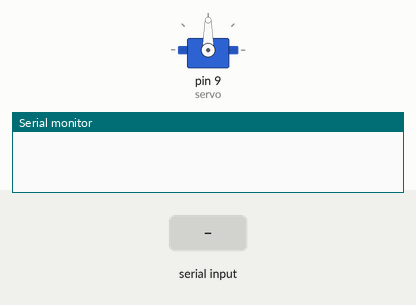
Simulated run of this sketch. Board: Arduino Uno, built with avr-gcc and run on an emulated ATmega328P. Parts: servo, the last lines printed to the serial monitor. The inputs (shaded band) are chosen by the test bench.

Above: at 1.2 s.
1.3 s: "90,45\n" received over Serial
At 3.0 s:
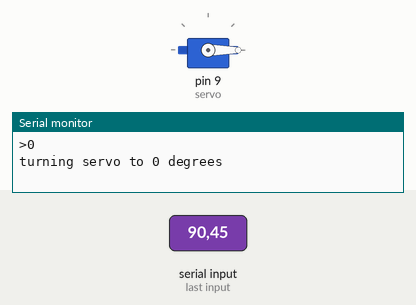
3.8 s: "1\n" received over Serial
At 4.6 s:
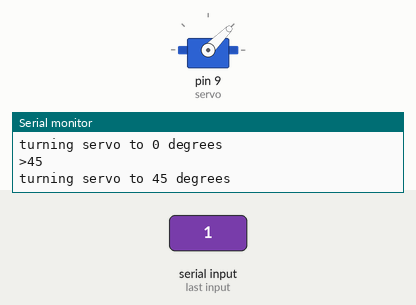
Timing chart, 0 to 6.8 s (numbered marks = the images above; inputs shaded):
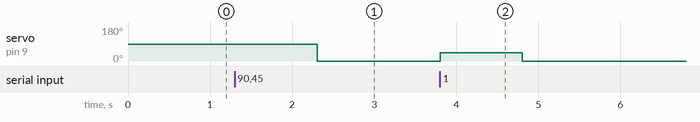

The sketch:

user_enter_angle.ino
```cpp
#include <Servo.h>
Servo servo;
int pos=0;
void setup()
{
Serial.begin(9600);
servo.attach(9);
  // put your setup code here, to run once:

}

void loop()
{

      if (Serial.available())


{
int state = Serial.parseInt();

if (state < 0)

{
Serial.print(">");
Serial.println(state);
Serial.println("cannost execute command, too low number");

}
if (state == 0)
{
  Serial.print(">");
  Serial.println(0);
  Serial.print("turning servo to ");
  Serial.print(0);
  Serial.println(" degrees");
  servo.write(0);
  // put your main code here, to run repeatedly:

}
if (state == 1)
{
  Serial.print(">");
  Serial.println(45);
  Serial.print("turning servo to ");
  Serial.print(45);
  Serial.println(" degrees");
  servo.write(45);
  // put your main code here, to run repeatedly:

}
if (state == 2)
{
  Serial.print(">");
  Serial.println(90);
  Serial.print("turning servo to ");
  Serial.print(90);
  Serial.println(" degrees");
  servo.write(90);
  // put your main code here, to run repeatedly:
}
}
}
```

Measured:
- after the input at 1.3 s, servo on pin 9 (servo): 90° → 0° after 1.0 s
- after the input at 3.8 s, servo on pin 9 (servo): 0° → 45° at once, → 0° 1.0 s later
